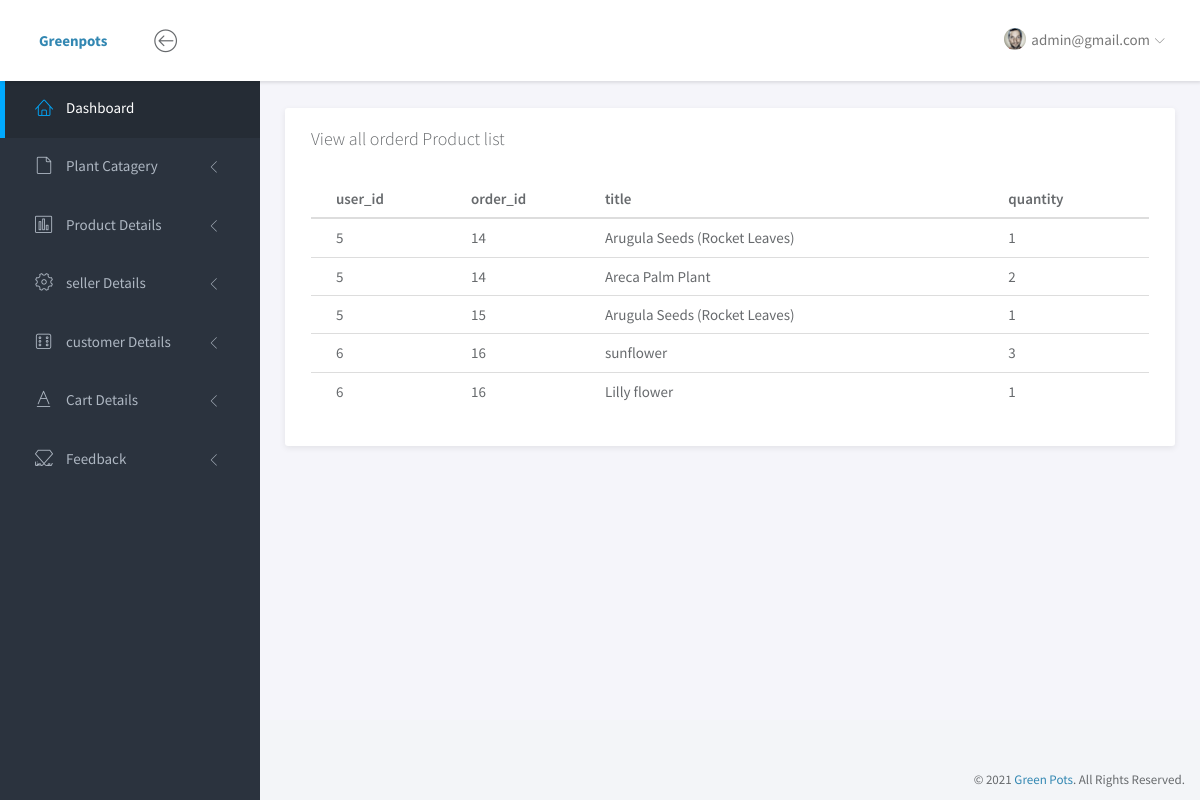
The page /admin/vieworder.php (signed in) on the database its author committed.
### tables this page shows
CREATE TABLE `orderedproduct` (
  `ob_id` int(11) NOT NULL,
  `sa_id` int(11) NOT NULL,
  `u_id` int(100) NOT NULL,
  `or_id` int(100) NOT NULL,
  `quantity` int(100) NOT NULL,
  `title` varchar(100) NOT NULL,
  `b_id` int(11) NOT NULL,
  `image` varchar(100) NOT NULL
);

### app/Main.php (called while the page is built, shortened)
<?php
class Main {
    public function __construct(){
        try{
            $this->conn = new PDO(DB_TYPE.":host=".DB_SERVER.";dbname=".DB_DATABASE, DB_USER, DB_PASSWORD);
        }
        catch (PDOException $e){
            echo '<h3>Database Not Connected</h3>','<p>Please Check database connection before running this site ...</p>'; exit;
        }
    }
}

### app/Admin.php (called while the page is built, shortened)
<?php
class Admin extends Main
{
	public function ret($stmt){
		$stmt = $this->conn->prepare($stmt);
		$stmt->execute();
		return $stmt;
	}
}
?>

### admin/vieworder.php (the view, shortened to what this page needs)
<?php
$admin = new Admin();
?>
<!doctype html>
<html lang="en">
<head>
	<link rel="stylesheet" href="assets/vendor/bootstrap/css/bootstrap.min.css">
	<link rel="stylesheet" href="assets/vendor/font-awesome/css/font-awesome.min.css">
	<link rel="stylesheet" href="assets/vendor/linearicons/style.css">
	<link rel="stylesheet" href="assets/vendor/chartist/css/chartist-custom.css">
	<link rel="stylesheet" href="assets/css/main.css">
	<link rel="stylesheet" href="assets/css/demo.css">
</head>
<body>
	<div id="wrapper">
		<?php include "header.php" ?>
        <?php include "sidebar.php" ?>
		<div class="main">
			<div class="main-content">
				<div class="container-fluid">
							<div class="panel">
								<div class="panel-heading">
									<h3 class="panel-title">View all orderd Product list</h3>
								</div>
								<div class="panel-body">
									<table class="table table-hover table-dark">
										<thead>
											<tr>
												<th>user_id</th>
												<th>order_id</th>
												<th>title</th>
												<th>quantity</th>
											</tr>
										</thead>
										<tbody>
											<?php
                                   $stmtss=$admin -> ret("SELECT * FROM `orderedproduct`");
                                   while($rowss=$stmtss->fetch(PDO::FETCH_ASSOC))
                                   {
                                         ?>
											<tr>
												  <td><?= $rowss['u_id']; ?></td>
												  <td><?= $rowss['or_id']; ?></td>
												   <td><?= $rowss['title']; ?></td>
												  <td><?= $rowss['quantity']; ?></td>
											</tr>
										<?php } ?>
										</tbody>
									</table>
								</div>
							</div>
				</div>
			</div>
		</div>
        <?php include "footer.php" ?>
	</div>
</body>
</html>

### admin/header.php (shortened to what this page needs)
<nav class="navbar navbar-default navbar-fixed-top">
			<div class="brand">
				<a href="index.php"><b>Greenpots</b></a>
			</div>
			<div class="container-fluid">
				<div class="navbar-btn">
					<button type="button" class="btn-toggle-fullwidth"><i class="lnr lnr-arrow-left-circle"></i></button>
				</div>
				<div id="navbar-menu">
					<ul class="nav navbar-nav navbar-right">
						<li class="dropdown">
					   <?php
                        $stmt=$admin -> ret("SELECT * FROM admin");
                        $row=$stmt->fetch(PDO::FETCH_ASSOC);
                        ?>
							<a href="#" class="dropdown-toggle" data-toggle="dropdown"><img src="assets/img/user.png" class="img-circle" alt="Avatar"> <span><?php echo $row['email'];?></span> <i class="icon-submenu lnr lnr-chevron-down"></i></a>
						</li>
					</ul>
				</div>
			</div>
		</nav>

### admin/assets/css/main.css (style rules this page uses)
html { position: relative; min-height: 100%; }
body { background-color: #F3F5F8; font-family: "Source Sans Pro", sans-serif; font-size: 15px; color: #676a6d; }
a { color: #3287B2; }
th { font-weight: 600; }
#wrapper .main { -webkit-transition: all 0.3s ease-in-out; -moz-transition: all 0.3s ease-in-out; -ms-transition: all 0.3s ease-in-out; -o-transition: all 0.3s ease-in-out; transition: all 0.3s ease-in-out; width: calc(100% - 260px); left: 0; position: relative; float: right; background-color: #f5f5fa; }
#wrapper #sidebar-nav, #wrapper .main { padding-top: 80px; }
.main-content { padding: 28px 10px; }
.navbar-default { -webkit-transition: all 0.3s ease-in-out; -moz-transition: all 0.3s ease-in-out; -ms-transition: all 0.3s ease-in-out; -o-transition: all 0.3s ease-in-out; transition: all 0.3s ease-in-out; -moz-box-shadow: 1px 2px 3px rgba(0, 0, 0, 0.1); -webkit-box-shadow: 1px 2px 3px rgba(0, 0, 0, 0.1); box-shadow: 1px 2px 3px rgba(0, 0, 0, 0.1); -webkit-border-radius: 0; -moz-border-radius: 0; border-radius: 0; padding: 0; margin: 0; border: none; background-color: #fff; }
.navbar-default .brand { float: left; padding: 30px 39px; background-color: #fff; }
.navbar-btn { float: left; padding: 16px 0; }
.navbar-btn button { font-size: 24px; padding: 4px 8px; line-height: .7; border: none; background: none; outline: none; }
.navbar-nav > li > a { padding: 28px 20px; }
.navbar-nav > li > a > i { font-size: 22px; margin-right: 2px; vertical-align: middle; }
.navbar-nav > li > a > i.icon-submenu { margin-left: 2px; margin-right: 0; font-size: 10px; position: relative; top: 2px; }
.navbar-nav > li > a > span { position: relative; top: 2px; }
.navbar-nav > li > a img { width: 22px; margin-right: 2px; }
@media screen and (min-width: 768px) { .navbar-nav.navbar-right { margin-right: 0; } }
.panel { -webkit-border-radius: 3px; -moz-border-radius: 3px; border-radius: 3px; -moz-box-shadow: 0 2px 6px rgba(0, 0, 0, 0.08); -webkit-box-shadow: 0 2px 6px rgba(0, 0, 0, 0.08); box-shadow: 0 2px 6px rgba(0, 0, 0, 0.08); background-color: #fff; margin-bottom: 30px; }
.panel .panel-heading, .panel .panel-body, .panel .panel-footer { padding-left: 25px; padding-right: 25px; }
.panel .panel-heading { padding-top: 20px; padding-bottom: 20px; position: relative; }
.panel .panel-heading .panel-title { margin: 0; font-size: 18px; font-weight: 300; }
.panel .panel-body { padding-top: 10px; padding-bottom: 15px; }
.panel .table > thead > tr > td:first-child, .panel .table > thead > tr > th:first-child, .panel .table > tbody > tr > td:first-child, .panel .table > tbody > tr > th:first-child, .panel .table > tfoot > tr > td:first-child, .panel .table > tfoot > tr > th:first-child { padding-left: 25px; }
.panel .table > thead > tr > td:last-child, .panel .table > thead > tr > th:last-child, .panel .table > tbody > tr > td:last-child, .panel .table > tbody > tr > th:last-child, .panel .table > tfoot > tr > td:last-child, .panel .table > tfoot > tr > th:last-child { padding-left: 25px; }

### rows shown on the page
orderedproduct: u "5", or "14", title "Arugula Seeds (Rocket Leaves)", quantity "1"
orderedproduct: u "5", or "14", title "Areca Palm Plant", quantity "2"
orderedproduct: u "5", or "15", title "Arugula Seeds (Rocket Leaves)", quantity "1"
orderedproduct: u "6", or "16", title "sunflower", quantity "3"
orderedproduct: u "6", or "16", title "Lilly flower", quantity "1"

### other values the page prints
$row['email'] "admin@gmail.com"
